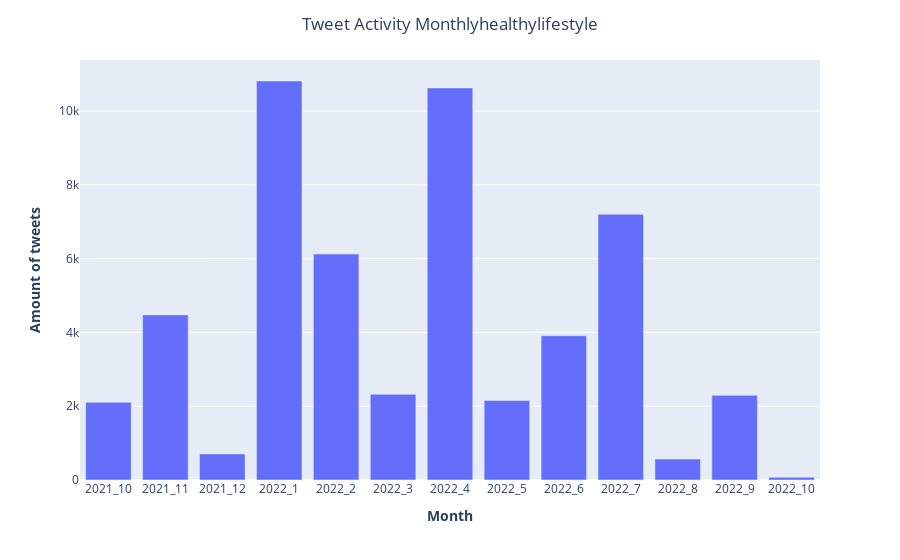

The code cell stored with this chart in its notebook:
### Code cell
tweet_activity_monthly("healthylifestyle", df)

### Figure 1 — Plotly figure (JSON) as saved in the notebook; plotly's stock layout.template omitted (floating-point values rounded to 4 significant figures)
{"data": [{"alignmentgroup": "True", "hovertemplate": "date=%{x}<br>freq=%{y}<extra></extra>", "legendgroup": "", "marker": {"color": "#636efa", "pattern": {"shape": ""}}, "name": "", "offsetgroup": "", "orientation": "v", "showlegend": false, "textposition": "auto", "type": "bar", "x": ["2021_10", "2021_11", "2021_12", "2022_1", "2022_2", "2022_3", "2022_4", "2022_5", "2022_6", "2022_7", "2022_8", "2022_9", "2022_10"], "xaxis": "x", "y": [2104, 4475, 707, 10814, 6124, 2322, 10626, 2154, 3910, 7200, 566, 2294, 74], "yaxis": "y"}], "layout": {"barmode": "relative", "legend": {"tracegroupgap": 0}, "margin": {"t": 60}, "title": {"text": "Tweet Activity Monthlyhealthylifestyle", "x": 0.5}, "xaxis": {"anchor": "y", "domain": [0, 1], "title": {"text": "<b>Month</b>"}}, "yaxis": {"anchor": "x", "domain": [0, 1], "title": {"text": "<b>Amount of tweets</b>"}}}}
